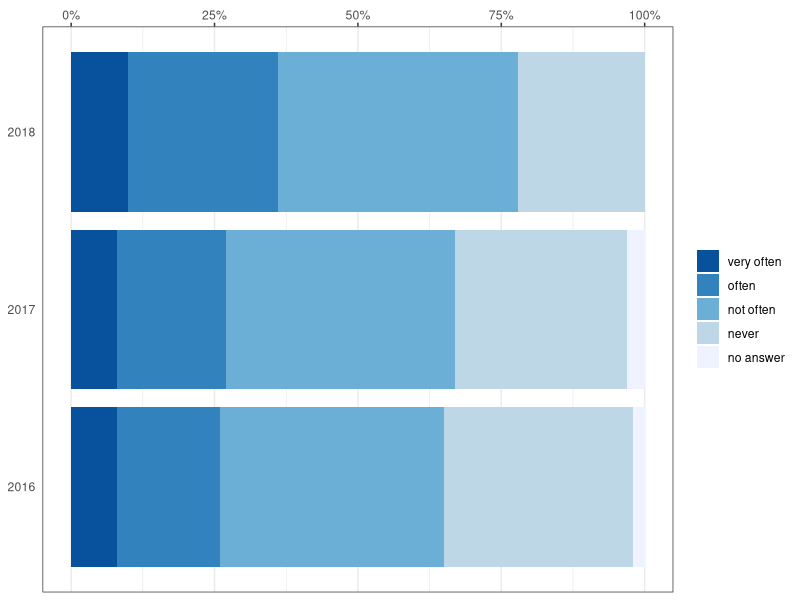
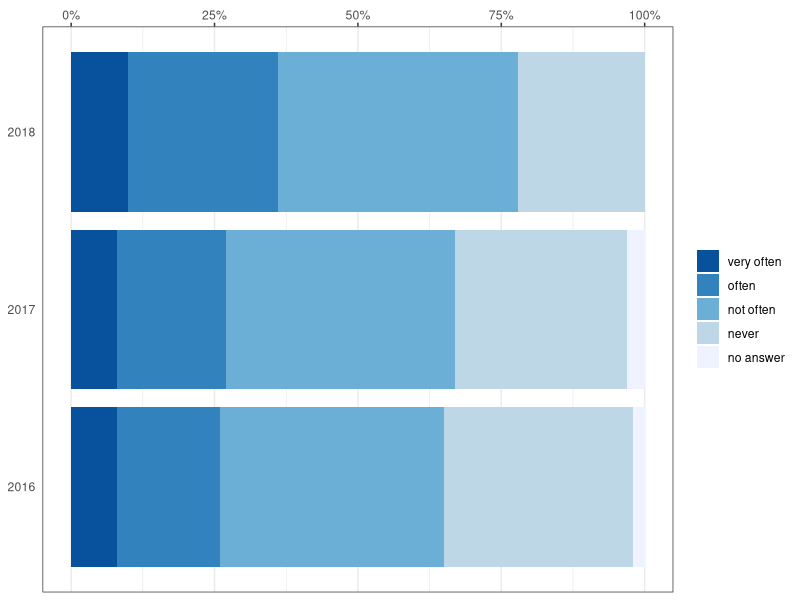

R code for these plots, in order:
library(tidyr)
library(scales)
library(ggplot2)
library(RColorBrewer)

# https://www.medienanstalt-nrw.de/fileadmin/user_upload/lfm-nrw/Foerderung/Forschung/Dateien_Forschung/forsaHate_Speech_2018_Ergebnisbericht_LFM_NRW.PDF

df <- read.csv("data.csv")

df %>%
  gather(answer, occ, veryoften, often, notoften, never, dontknow) %>%
  ggplot() + geom_bar(aes(y = occ / 100, x = year, fill = answer), stat="identity") +
  scale_fill_manual(guide=guide_legend(reverse=T), values = brewer.pal(5, "Blues"), labels=c("no answer", "never", "not often", "often", "very often")) + theme_bw() +
  theme(legend.title=element_blank(), panel.grid.major.y = element_blank(), panel.grid.minor.y = element_blank(), axis.title=element_blank(), axis.ticks.y=element_blank()) +
  scale_y_continuous(position = "right", labels = scales::percent) + coord_flip()
  # labs(title='"Have you witnessed hate speech or hate posts on the Internet?"', caption = "Source: Landesanstalt Medien NRW")


ggsave('hate_paper.pdf', plot = last_plot(),
       scale = 1, width = 6, height = 2,
       dpi = 300)
